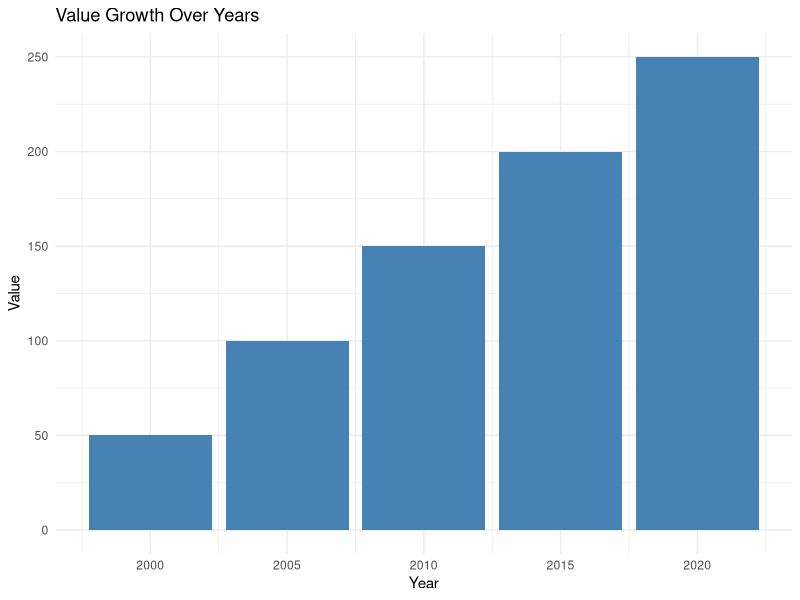
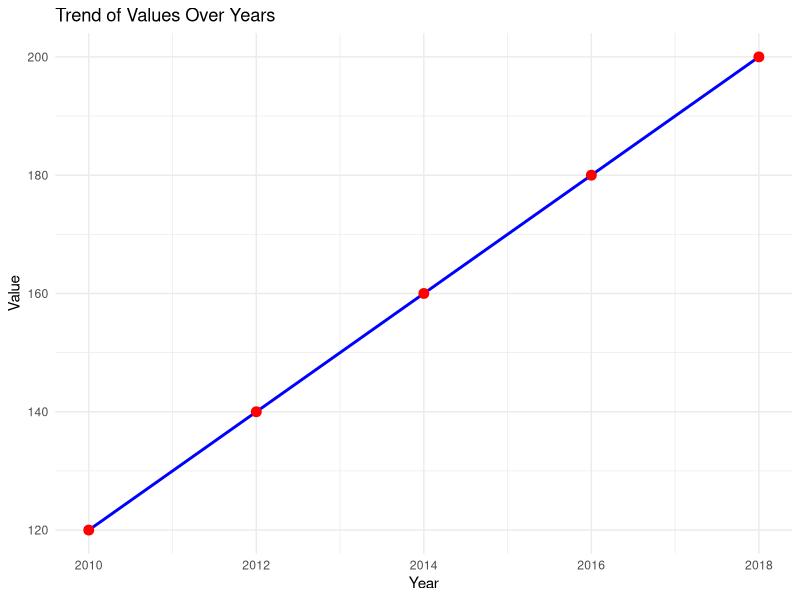

Generate these figures, in order, with R:
# ===============================================
# 📖 Lecture-Script: Using colnames() and rownames() in R
# ===============================================

# --- 🔷 Introduction
# In R, matrices allow assigning names to rows and columns for better clarity and functionality.  
# Functions `rownames()` and `colnames()` are used to name or retrieve these dimensions,  
# making matrix manipulation and indexing more intuitive.  

# --- 🛠 Key Concepts:
# 1️⃣ Adding names to rows and columns.  
# 2️⃣ Accessing elements using names.  
# 3️⃣ Removing names using `NULL`.  
# 4️⃣ Practical examples with custom data.  

# ===============================================
# 🔷 Part 1: Naming Rows and Columns
# ===============================================

# --- 🛠 Example 1: Creating a matrix and naming rows and columns
# Create a 3x3 matrix
temp.vec <- rep(c(3, "yes", 19), each = 3)
b <- matrix(temp.vec, nrow = 3, ncol = 3)
b
# Assign row names
rownames(b) <- c("how", "are", "you?")
print(b)  # Output:
#      [,1] [,2] [,3]
# how     3  yes   19
# are     3  yes   19
# you?    3  yes   19

# Assign column names
colnames(b) <- c("x", "y", "z")
print(b)  # Output:
#      x    y    z  
# how   3   yes  19 
# are   3   yes  19 
# you?  3   yes  19 

# --- 🛠 Key Insight:
# Assigning names enhances readability, especially for larger datasets.

# ===============================================
# 🔷 Part 2: Accessing and Modifying Elements
# ===============================================

# --- 🛠 Example 2: Accessing elements by name
print(b["you?", "y"])  # Access element in row "you?" and column "y": [1] "yes"

# --- 🛠 Example 3: Modifying values using names
b["are", "y"] <- "no"
print(b)  # Output:
#      x    y    z  
# how   3   yes  19 
# are   3   no   19 
# you?  3   yes  19 

# --- 🛠 Key Insight:
# Row and column names act like labels, allowing easy reference to data.

# ===============================================
# 🔷 Part 3: Removing Names with NULL
# ===============================================

# --- 🛠 Example 4: Removing names
rownames(b) <- NULL
colnames(b) <- NULL
print(b)  # Matrix without row or column names

# --- 🛠 Key Insight:
# Use `NULL` to remove names when labels are no longer needed.

# ===============================================
# 🔷 Part 4: Named Vectors
# ===============================================

# --- 🛠 Example 5: Working with named vectors
Tom <- 1:10
names(Tom) <- c("a", "b", "c", "d", "e", "f", "g", "h", "i", "j")
print(Tom)  # Named vector: "a" to "j"

# Accessing elements by name
print(Tom["d"])  # Access the element named "d": [1] 4

# Remove names
names(Tom) <- NULL
print(Tom)  # Vector without names

# --- 🛠 Key Insight:
# Named vectors are useful for datasets with descriptive labels.

# ===============================================
# 🔷 Part 5: ggplot2 Visualization with Named Data
# ===============================================

# --- 🛠 Example 6: Simple ggplot2 plot using named vectors
library(ggplot2)

# Create a named vector for plotting
years <- c(2000, 2005, 2010, 2015, 2020)
values <- c(50, 100, 150, 200, 250)
names(values) <- years

# Convert to data frame for ggplot
plot_data <- data.frame(
  Year = as.numeric(names(values)),
  Value = values
)

# Simple bar plot
ggplot(data = plot_data, aes(x = Year, y = Value)) +
  geom_bar(stat = "identity", fill = "steelblue") +
  labs(title = "Value Growth Over Years", x = "Year", y = "Value") +
  theme_minimal()

# --- 🛠 Key Insight:
# ggplot2 integrates seamlessly with named data, making visualization intuitive.

# ===============================================
# 🔵 Practice Exercises
# ===============================================

# --- 📝 Exercise 1: Matrix Naming
# 1. Create a 4x4 matrix with numbers 1 to 16.
# 2. Assign row names: "R1", "R2", "R3", "R4".
# 3. Assign column names: "C1", "C2", "C3", "C4".
# 4. Access element at "R3" and "C4" by name.

# --- Solution:
practice_matrix <- matrix(1:16, nrow = 4)
rownames(practice_matrix) <- c("R1", "R2", "R3", "R4")
colnames(practice_matrix) <- c("C1", "C2", "C3", "C4")
print(practice_matrix["R3", "C4"])

# --- 📝 Exercise 2: ggplot Visualization
# Create a line plot of a named vector with ggplot2:
# 1. Years: 2010, 2012, 2014, 2016, 2018.
# 2. Values: 120, 140, 160, 180, 200.

# --- Solution:
years_ex <- c(2010, 2012, 2014, 2016, 2018)
values_ex <- c(120, 140, 160, 180, 200)
names(values_ex) <- years_ex

# Convert to data frame for ggplot
plot_data_ex <- data.frame(
  Year = as.numeric(names(values_ex)),
  Value = values_ex
)

# Line plot
ggplot(data = plot_data_ex, aes(x = Year, y = Value)) +
  geom_line(color = "blue", size = 1) +
  geom_point(color = "red", size = 3) +
  labs(title = "Trend of Values Over Years", x = "Year", y = "Value") +
  theme_minimal()

# ===============================================
# 🔵 Summary
# ===============================================

# 🟢 **Key Takeaways:**
# 1️⃣ Use `rownames()` and `colnames()` to name matrix dimensions.  
# 2️⃣ Named vectors and matrices improve data accessibility and readability.  
# 3️⃣ ggplot2 easily integrates with named data for clear visualizations.  

# --- End of Lecture --- 🚀